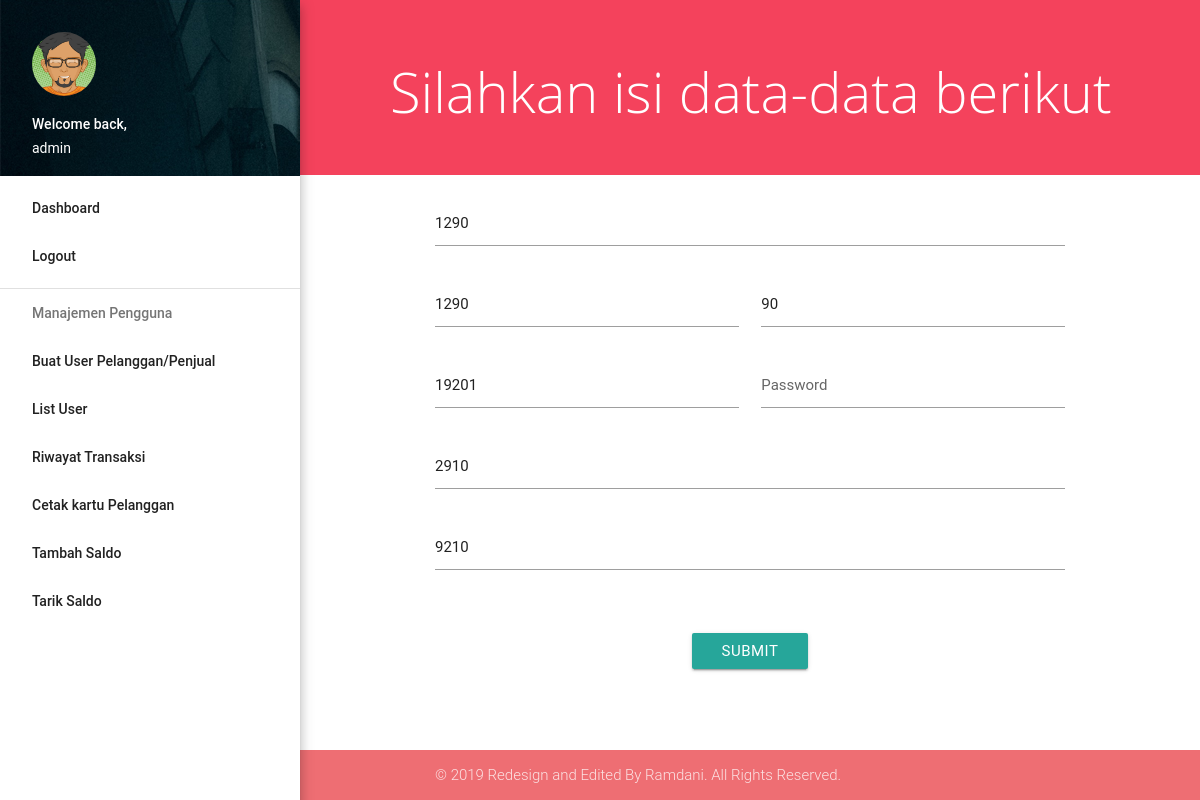
/admin_dashboard/update_user/ubah_pelanggan.php?&id=37 (signed in), run on the app's committed database.
### tables this page shows
CREATE TABLE `pelanggan` (
  `id` int(11) NOT NULL,
  `nis` int(3) UNSIGNED ZEROFILL NOT NULL,
  `first_name` varchar(50) NOT NULL,
  `last_name` varchar(50) NOT NULL,
  `username` varchar(255) NOT NULL,
  `password` varchar(255) NOT NULL,
  `kelas` varchar(50) NOT NULL,
  `telepon` varchar(15) NOT NULL,
  `saldo` int(255) NOT NULL,
  `qrname` varchar(255) NOT NULL
);

### admin_dashboard/update_user/ubah_pelanggan.php (the view, shortened to what this page needs)
<?php
  require '../../konek.php';
  $id=$_GET['id'];
  $query=mysqli_query($conn, "SELECT *FROM pelanggan where id='$id'");
?>
<!DOCTYPE html>
<html>
<head>
    <link href="../files/font-awesome.min.css" rel="stylesheet" type="text/css" />
    <link href="../files/ionicons.min.css" rel="stylesheet" type="text/css" />
    <link rel="stylesheet" href="../files/materialize.min.css">
    <link href="../files/icon.css" rel="stylesheet">
    <link href="../assets/css/custom.css" rel="stylesheet" type="text/css" />
  </head>
  <body>
    <ul id="slide-out" class="side-nav fixed z-depth-4">
      <li>
        <div class="userView">
          <div class="background">
            <img src="../assets/img/photo1.png">
          </div>
          <img class="circle" src="../assets/img/avatar04.png">
          <span class="white-text name">Welcome back,</span>
          <span class="white-text email"><?php echo $_SESSION['username1']; ?></span>
        </div>
      </li>
      <li><a class="active" href="../index.php">Dashboard</a></li>
      <li><a class="active" href="../../logout">Logout</a></li>
      <li><div class="divider"></div></li>
      <li><a class="subheader">Manajemen Pengguna</a></li>
      <li class="no-padding">
        <ul class="collapsible collapsible-accordion">
          <li>
              <ul>
                <li><a href="../buat_user/opsi_akun.php">Buat User Pelanggan/Penjual</a></li>
                <li><a href="../update_user/opsi_rubah.php">List User</a></li>
                <li><a href="../riwayat/list.php">Riwayat Transaksi</a></li>
                <li><a href="../print/list.php">Cetak kartu Pelanggan</a></li>
                <li><a href="../update_saldo/rubah_pelanggan.php">Tambah Saldo</a></li>
                <li><a href="../tarik_saldo/opsi_akun.php">Tarik Saldo</a></li>
              </ul>
          </li>
        </ul>
      </li>
    </ul>
    <main>
    <section class="content">
      <div class="page-announce valign-wrapper"><h1 class="page-announce-text valign">Silahkan isi data-data berikut</h1></div>
      <div class="container">
        <div class="row">
        <?php while($result=mysqli_fetch_assoc($query)): ?>
          <form class="col s12" action="../buat_user/generate/pelanggan_proses.php" method="POST">
            <div class="row">
              <div class="input-field col s12">
                <input onkeyup="generate_qrcode()" type="number" id=nis name="nis" value=<?php echo $result['nis'];?> maxlength="200" placeholder='NIS' autofocus/>
              </div>
              <div class="input-field col s6 holder">
                <input type="text" name="first_name" value=<?php echo $result['first_name']; ?> maxlength="200" placeholder='Nama Depan' />
              </div>
              <div class="input-field col s6">
                <input type="text" name="last_name" value=<?php echo $result['last_name']; ?> maxlength="200" placeholder='Nama Belakang' />
              </div>
              <div class="input-field col s6 holder">
                <input type="text" name="username" value=<?php echo $result['username']; ?> maxlength="200" placeholder='Username' />
              </div>
              <div class="input-field col s6">
                <input type="password" name="password" value="" maxlength="200" placeholder='Password' required/>
              </div>
              <div class="input-field col s12">
                <input type="text" name="kelas" value=<?php echo $result['kelas']; ?> maxlength="200" placeholder='Kelas' />
              </div>
              <div class="input-field col s12">
                <input type="number" name="telepon" value=<?php echo $result['telepon']; ?> maxlength="200" placeholder='Telepon' />
              </div>
            </div>
            <br>
            <div class="center-align"><input class="btn btn-success"type="submit" name=submit value="Submit" /></div>
          </form>
          <?php endwhile; ?>
        </div>
      </div>
    </section>
    </main>
    <footer class="page-footer">
      <div class="footer-copyright">
        <div class="container">
        © 2019 Redesign and Edited By Ramdani. All Rights Reserved.
        </div>
      </div>
    </footer>
  </body>
</html>

### admin_dashboard/assets/css/custom.css (style rules this page uses)
@media (min-width:993px) { main, footer { padding-left: 300px; } }
div.page-announce { min-height: 175px; height: auto; background-color: #f4425c; padding: 40px; margin-bottom: 10px; }
h1.page-announce-text { font-family: 'Open Sans', sans-serif; font-weight: 100; font-size: 56px; color: #fff; line-height: 0.5em; margin-left: 50px; }
body { display: flex; min-height: 100vh; flex-direction: column; }
main { flex: 1 0 auto; }
.page-footer { padding-top: 0 !important; background-color: #f4425c; margin-top: 20px; }
.footer-copyright { background-color: inherit !important; }

### data on the page
pelanggan: nis "1290", first_name "1290", last_name "90", username "19201", kelas "2910", telepon "9210"

### other printed values
$_SESSION['username1'] "admin"
